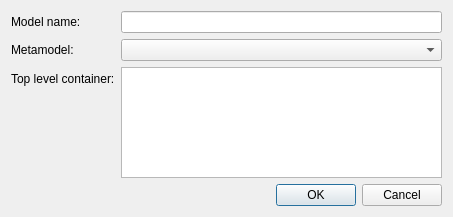
<?xml version="1.0" encoding="UTF-8"?>
<ui version="4.0">
 <class>NewModel</class>
 <widget class="QDialog" name="NewModel">
  <property name="geometry">
   <rect>
    <x>0</x>
    <y>0</y>
    <width>453</width>
    <height>217</height>
   </rect>
  </property>
  <property name="windowTitle">
   <string>Dialog</string>
  </property>
  <layout class="QGridLayout" name="gridLayout">
   <item row="0" column="0">
    <layout class="QFormLayout" name="formLayout">
     <item row="0" column="0">
      <widget class="QLabel" name="lblModelName">
       <property name="text">
        <string>Model name:</string>
       </property>
      </widget>
     </item>
     <item row="0" column="1">
      <widget class="QLineEdit" name="lneModel"/>
     </item>
     <item row="1" column="0">
      <widget class="QLabel" name="lblMetamodel">
       <property name="text">
        <string>Metamodel:</string>
       </property>
      </widget>
     </item>
     <item row="1" column="1">
      <widget class="QComboBox" name="cboMetamodel"/>
     </item>
     <item row="2" column="1">
      <widget class="QListWidget" name="lstTopLevelContainers"/>
     </item>
     <item row="2" column="0">
      <widget class="QLabel" name="lblTopLevelContainer">
       <property name="text">
        <string>Top level container:</string>
       </property>
      </widget>
     </item>
    </layout>
   </item>
   <item row="1" column="0">
    <widget class="QDialogButtonBox" name="buttonBox">
     <property name="orientation">
      <enum>Qt::Horizontal</enum>
     </property>
     <property name="standardButtons">
      <set>QDialogButtonBox::Cancel|QDialogButtonBox::Ok</set>
     </property>
    </widget>
   </item>
  </layout>
 </widget>
 <resources/>
 <connections>
  <connection>
   <sender>buttonBox</sender>
   <signal>accepted()</signal>
   <receiver>NewModel</receiver>
   <slot>accept()</slot>
   <hints>
    <hint type="sourcelabel">
     <x>248</x>
     <y>254</y>
    </hint>
    <hint type="destinationlabel">
     <x>157</x>
     <y>274</y>
    </hint>
   </hints>
  </connection>
  <connection>
   <sender>buttonBox</sender>
   <signal>rejected()</signal>
   <receiver>NewModel</receiver>
   <slot>reject()</slot>
   <hints>
    <hint type="sourcelabel">
     <x>316</x>
     <y>260</y>
    </hint>
    <hint type="destinationlabel">
     <x>286</x>
     <y>274</y>
    </hint>
   </hints>
  </connection>
 </connections>
</ui>
